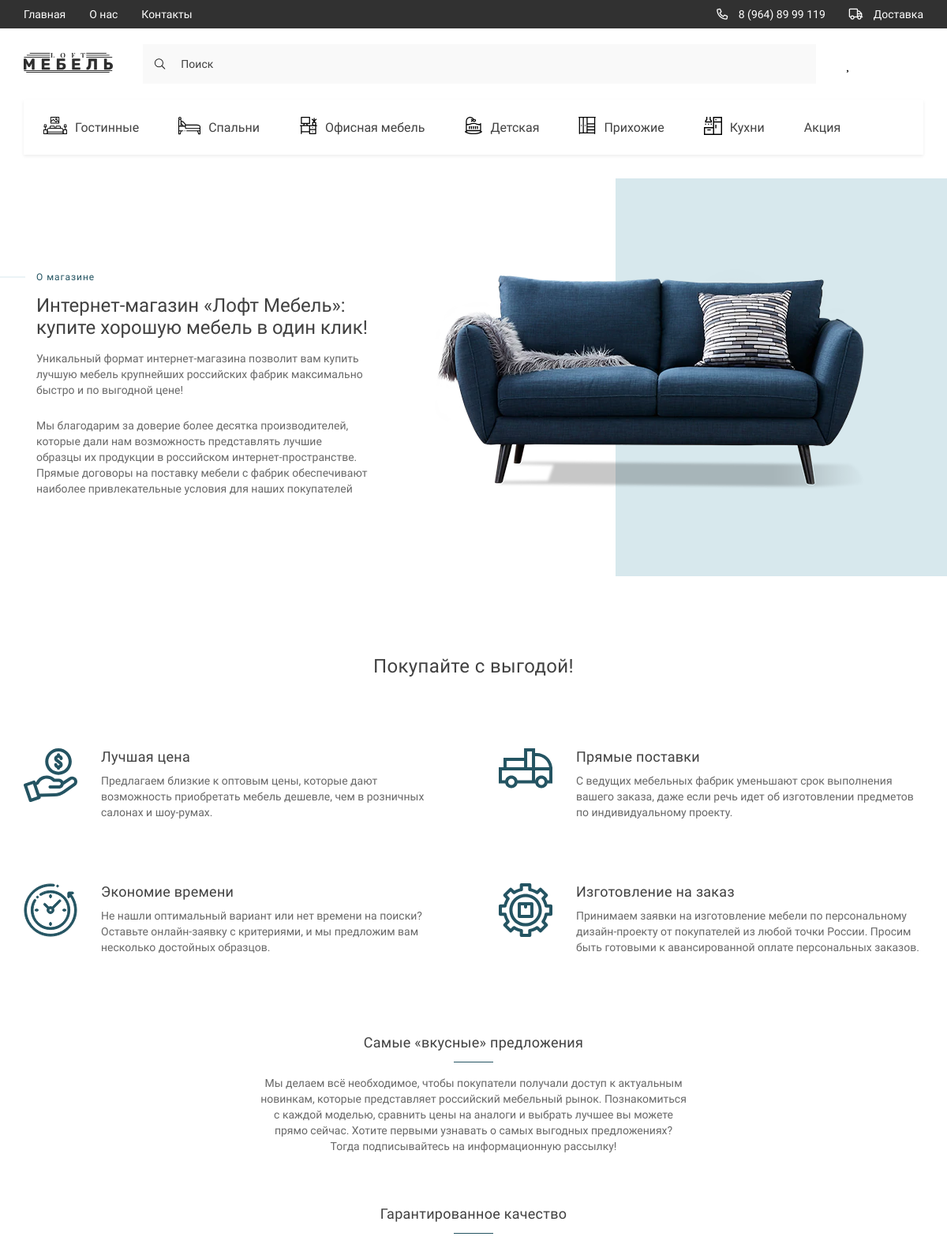
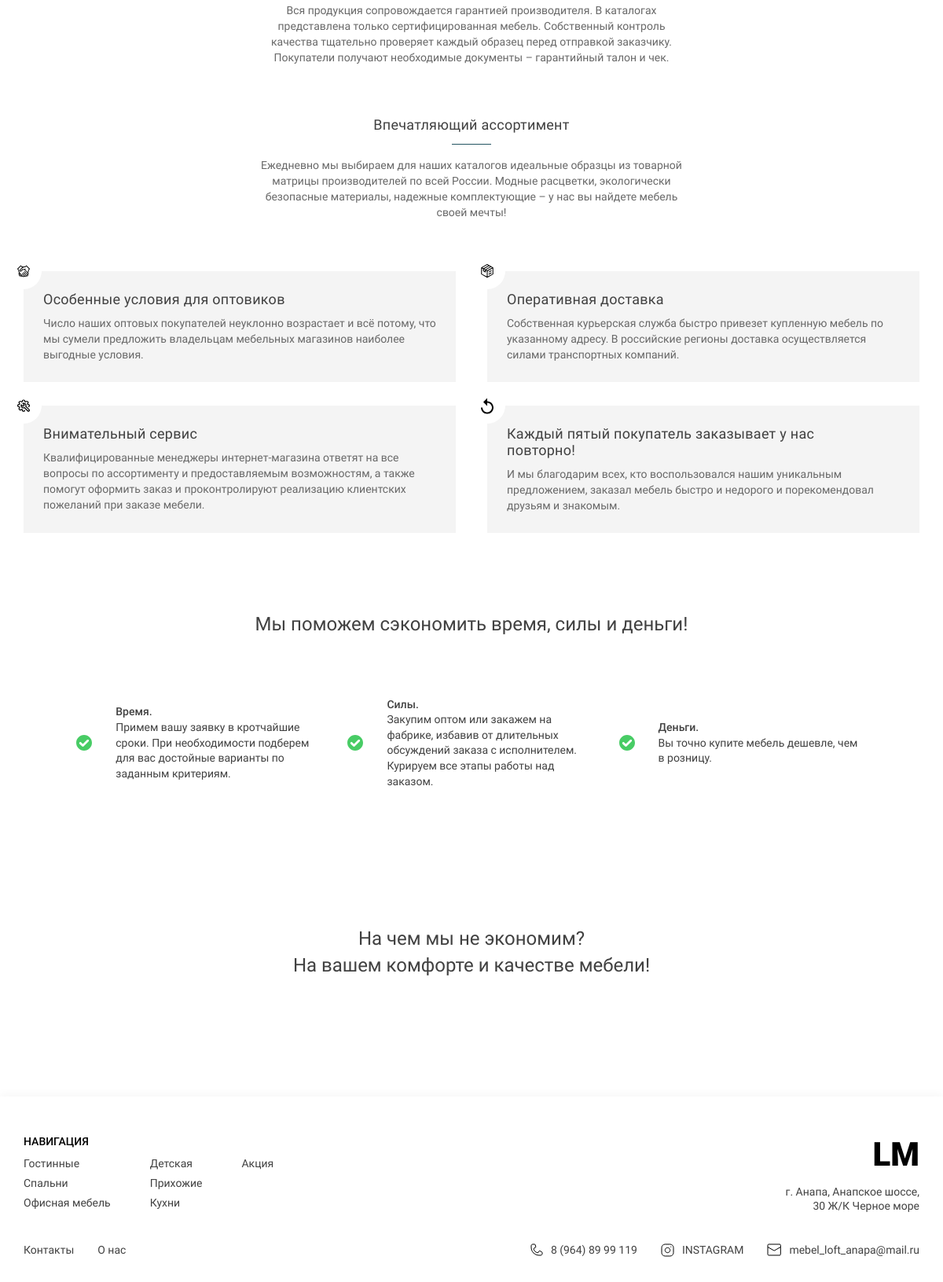
The page /about/ on the database its author committed (2 pictures, top to bottom).
### store/models.py (models this page shows, shortened)
class Category(models.Model):
    title = models.CharField(max_length=255, verbose_name='Категория')
    svg = models.FileField(null=True, blank=True, upload_to='category/', verbose_name='Картина svg')
    svg_mobile = models.FileField(null=True, blank=True, upload_to='category/mobile_svg',
                                  verbose_name='Картнина мобильной версии svg')
    slug = models.SlugField(verbose_name='Слаг', unique=True, null=True)
    class Meta:
        verbose_name = 'Категория'
        verbose_name_plural = 'Категории'
    def get_absolute_url(self):
        return reverse('category', kwargs={'slug': self.slug})

### store/views.py (the view)
# urls.py: path('about/', AboutView.as_view(), name='about'),
class AboutView(TemplateView):
    template_name = 'store/about.html'
    def get_context_data(self, **kwargs):
        context = super().get_context_data()
        context['title'] = 'О нас'
        return context

### store/templatetags/store_tags.py (called while the page is built)
@register.simple_tag()
def get_categories():
    return Category.objects.all()

@register.simple_tag()
def get_footer_categories():
    categories = Category.objects.all()
    footer_categories, footer_subcategories = [], []
    index = 0
    for category in categories:
        if len(footer_subcategories) >= 3:
            temp = footer_subcategories.copy()
            footer_categories.append(temp)
            footer_subcategories.clear()
            if len(categories[index::]) <= 3:
                footer_categories += [categories[index::]]
        index += 1
        footer_subcategories.append(category)
    return footer_categories

### store/templates/store/about.html (shortened to what this page needs)
{% extends 'base.html' %}
{% load static %}
{% block main %}
<main class="main">
    <section class="info__section">
        <div class="container">
            <div class="info__section-content">
                <div class="info__section-txt">
                    <h2 class="info__section-subtitle">О магазине</h2>
                    <h1 class="info__section-title">
                        Интернет-магазин «Лофт Мебель»:
                        купите хорошую
                        мебель в один клик!
                    </h1>
                    <p class="info__section-descr">
                        Уникальный формат интернет-магазина позволит вам купить лучшую
                        мебель крупнейших российских фабрик максимально быстро и по
                        выгодной цене!
                        <span>
                                    Мы благодарим за доверие более десятка производителей, которые дали
                                    нам возможность представлять лучшие образцы их продукции в
                                    российском интернет-пространстве. Прямые договоры на поставку
                                    мебели с фабрик обеспечивают наиболее привлекательные условия для
                                    наших покупателей
                                </span>
                    </p>
                </div>
                <div class="info__section-banner">
                    <img src="{% static 'store/image/aboute.png' %}" alt="aboute">
                </div>
            </div>
        </div>
    </section>
    {% include 'store/components/_about_sentence_content.html' %}
    {% include 'store/components/_about_offers_content.html' %}
    {% include 'store/components/_about_cards_content.html' %}
    {% include 'store/components/_about_saving_content.html' %}
</main>
{% endblock main %}

### templates/components/header/_header_list.html
{% load store_tags %}
{% get_categories as categories %}
<ul class="header__list _categories">
    {% for category in categories %}
    <li>
        <a href="{{ category.get_absolute_url }}" class="header__list-links">
            <span class="header__list-img">
                {% if category.svg %}
                <img src="{{ category.svg.url }}" alt="icons">
                {% endif %}
            </span>
            {{ category.title }}
        </a>
    </li>
    {% endfor %}
</ul>

### templates/components/footer/_footer_navigate.html
{% load store_tags %}
{% get_footer_categories as main_categories %}
<div class="footer__navigate">
    <div class="footer__navigate-part">
        <h2 class="footer__navigate-title">НАВИГАЦИЯ</h2>
        <div class="footer__navigate-lists">
            {% for categories in main_categories %}
            <ul class="footer__navigate-list">
                {% for category in categories %}
                        <li><a href="{{ category.get_absolute_url }}" class="footer__navigate-links">{{ category.title }}</a></li>
                {% endfor %}
            </ul>
            {% endfor %}
        </div>
    </div>
    <div class="footer__navigate-part _right">
        <a href="./index.html" class="footer__logo">LM</a>
        <p class="footer__adress">г. Анапа, Анапское шоссе, 30 Ж/К Черное море</p>
    </div>
</div>

### store/static/store/css/style.css (style rules this page uses)
:root { --containerWidth: 1140px; --primaryColor: #414141; --primaryFont: 'Roboto'; --mainColor: #245462; }
* { padding: 0; margin: 0; box-sizing: border-box; text-decoration: none; list-style: none; font-family: var(--primaryFont); }
.container { width: 100%; max-width: calc(var(--containerWidth) + 30px); margin: 0 auto; padding: 0 15px; }
.nav__content-bars, ._categories, .nav__list-links>img, .nav__bars-open, ._truck { display: none; }
.header__list { display: flex; justify-content: space-between; align-items: center; }
.header__list._categories { justify-content: flex-start; width: 100%; overflow-x: scroll; background: #FFFFFF; box-shadow: 0px 2px 4px rgba(0, 0, 0, 0.07); margin-bottom: 30px; }
.header__list-links { padding: 24px 25px; display: flex; justify-content: center; align-items: center; height: 70px; transition: background .3s linear, color .3s linear; width: max-content; font-family: 'Roboto'; font-size: 16px; line-height: 19px; color: #414141; }
.header__list-links img { margin-right: 10px; min-width: 18px; transition: filter .3s linear; }
.main { width: 100%; flex-grow: 1; padding-bottom: 150px; }
.info__section { width: 100%; position: relative; padding: 89px 0 72px; }
.info__section-content { display: flex; justify-content: center; align-items: center; }
.info__section-txt { display: flex; flex-direction: column; justify-content: space-between; width: 100%; max-width: 421px; }
.info__section-title { font-style: normal; font-weight: normal; font-size: 24px; line-height: 28px; color: var(--primaryColor); margin: 15px 0; }
.info__section-subtitle { position: relative; font-style: normal; font-weight: normal; font-size: 12px; line-height: 14px; letter-spacing: 0.08em; color: #245462; }
.info__section-subtitle::before { content: ''; position: absolute; top: 50%; transform: translateY(-50%); right: calc(100% + 14px); height: 1px; background: #D7E8ED; width: 100vw; }
.info__section-descr { font-style: normal; font-weight: normal; font-size: 14px; line-height: 20px; color: #686868; }
.info__section-descr>span { display: block; margin-top: 25px; }
.info__section-banner { flex-grow: 1; margin-left: 54px; width: 100%; max-width: 633px; }
.info__section-banner img { width: 100%; }
.footer__navigate { display: flex; width: 100%; justify-content: space-between; margin-bottom: 35px; }
.footer__navigate-part._right { text-align: right; }
.footer__navigate-title { font-weight: 500; font-size: 14px; line-height: 126.69%; color: #000000; margin-bottom: 10px; text-transform: uppercase; }
.footer__navigate-lists { display: flex; }
.footer__navigate-list { display: flex; flex-direction: column; align-items: flex-start; justify-content: flex-start; }
.footer__navigate-list:not(:last-child) { margin-right: 50px; }
.footer__navigate-links { font-size: 14px; line-height: 126.69%; color: #414141; display: block; margin-bottom: 7.24px; transition: color .3s linear; }
.footer__logo { font-weight: 900; font-size: 42px; line-height: 49px; color: #000000; display: block; margin-bottom: 15px; }
.footer__adress { font-size: 14px; line-height: 126.69%; text-align: right; color: #414141; width: 100%; max-width: 171px; }

### rows shown on the page
Category: svg (picture), title "Гостинные"
Category: svg (picture), title "Спальни"
Category: svg (picture), title "Офисная мебель"
Category: svg (picture), title "Детская"
Category: svg (picture), title "Прихожие"
Category: svg (picture), title "Кухни"
Category: title "Акция"
